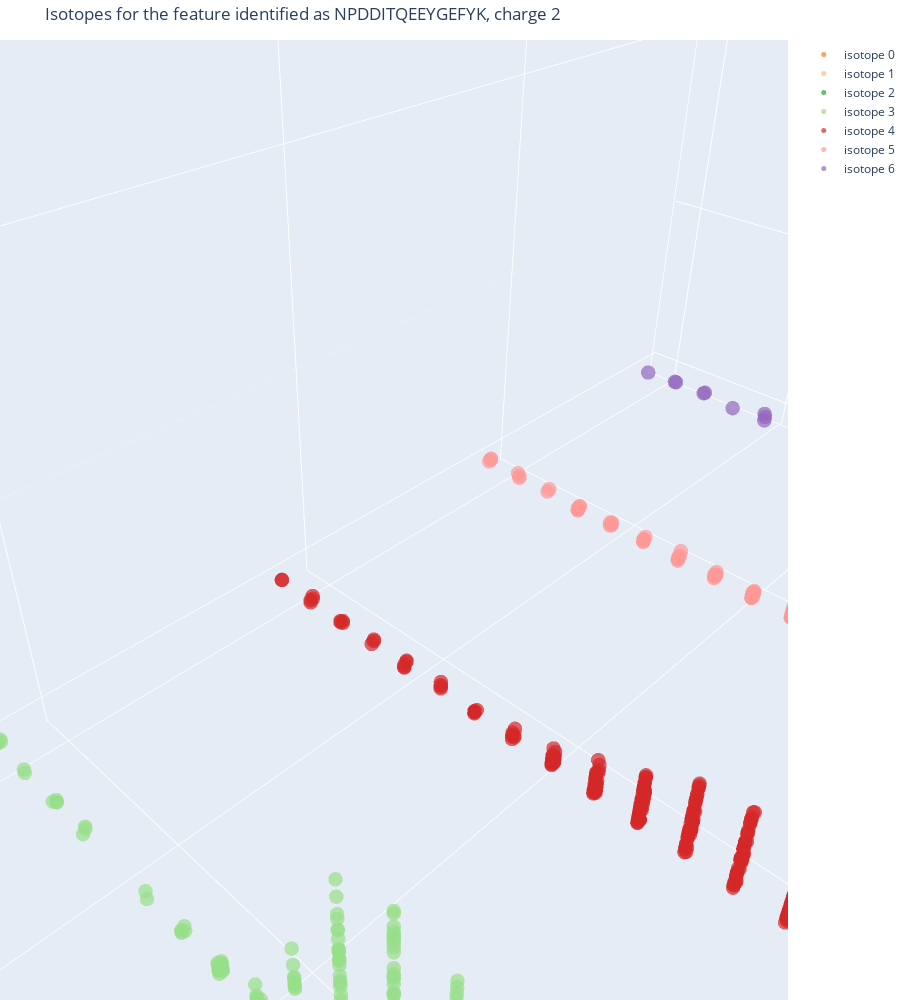

The code cell stored with this chart in its notebook:
### Code cell
import chart_studio.plotly as py
import plotly.graph_objs as go

traces = []

for isotope_idx in range(0,len(isotopes_df_l)):
    df = isotopes_df_l[isotope_idx]
    df["hover"] = df["mz"].map('{:,.2f} m/z'.format) + ', ' + df["scan"].map('{:,.0f} scan'.format) + ', ' + df["retention_time_secs"].map('RT {:.1f} secs'.format)
    if len(df) > 0:
        trace = go.Scatter3d(
            x = df.mz,
            y = df.retention_time_secs,
            z = df.intensity,
            mode = 'markers',
            marker = dict(
                size = 5,
                color = "rgb{}".format(tableau20_py[isotope_idx+2]),
                opacity = 0.7
            ),
            text = df.hover,
            hoverinfo = 'text',
            name = "isotope {}".format(isotope_idx)
        )
        traces.append((trace))

data = traces
layout = go.Layout(
    autosize=True,
    height=1000,
    title="Isotopes for the feature identified as {}, charge {}".format(metrics['sequence'], metrics['charge']),
    margin=dict(
        l=0,
        r=0,
        b=0,
        t=40
    ),
    scene = dict(
        xaxis = dict(
            title='m/z', autorange='reversed'),
        yaxis = dict(
            title='RT'),
        zaxis = dict(
            title='intensity'),
        aspectmode = "manual",
        aspectratio = dict( x = 10, y = 5, z = 5)
    )
)
fig = go.Figure(data=data, layout=layout)
fig.show()

### Figure 1 — Plotly figure (JSON) as saved in the notebook; plotly's stock layout.template omitted (floating-point values rounded to 4 significant figures; data arrays with more than 128 entries replaced by an {"elided": "..."} marker saying what was removed)
{"data": [{"hoverinfo": "text", "marker": {"color": "rgb(255, 127, 14)", "opacity": 0.7, "size": 5}, "mode": "markers", "name": "isotope 0", "text": {"elided": "856 str values"}, "type": "scatter3d", "x": {"elided": "856 float values"}, "y": {"elided": "856 float values"}, "z": {"elided": "856 int values"}}, {"hoverinfo": "text", "marker": {"color": "rgb(255, 187, 120)", "opacity": 0.7, "size": 5}, "mode": "markers", "name": "isotope 1", "text": {"elided": "878 str values"}, "type": "scatter3d", "x": {"elided": "878 float values"}, "y": {"elided": "878 float values"}, "z": {"elided": "878 int values"}}, {"hoverinfo": "text", "marker": {"color": "rgb(44, 160, 44)", "opacity": 0.7, "size": 5}, "mode": "markers", "name": "isotope 2", "text": {"elided": "420 str values"}, "type": "scatter3d", "x": {"elided": "420 float values"}, "y": {"elided": "420 float values"}, "z": {"elided": "420 int values"}}, {"hoverinfo": "text", "marker": {"color": "rgb(152, 223, 138)", "opacity": 0.7, "size": 5}, "mode": "markers", "name": "isotope 3", "text": {"elided": "489 str values"}, "type": "scatter3d", "x": {"elided": "489 float values"}, "y": {"elided": "489 float values"}, "z": {"elided": "489 int values"}}, {"hoverinfo": "text", "marker": {"color": "rgb(214, 39, 40)", "opacity": 0.7, "size": 5}, "mode": "markers", "name": "isotope 4", "text": {"elided": "416 str values"}, "type": "scatter3d", "x": {"elided": "416 float values"}, "y": {"elided": "416 float values"}, "z": {"elided": "416 int values"}}, {"hoverinfo": "text", "marker": {"color": "rgb(255, 152, 150)", "opacity": 0.7, "size": 5}, "mode": "markers", "name": "isotope 5", "text": {"elided": "265 str values"}, "type": "scatter3d", "x": {"elided": "265 float values"}, "y": {"elided": "265 float values"}, "z": {"elided": "265 int values"}}, {"hoverinfo": "text", "marker": {"color": "rgb(148, 103, 189)", "opacity": 0.7, "size": 5}, "mode": "markers", "name": "isotope 6", "text": ["927.41 m/z, 341 scan, RT 1866.4 secs", "927.41 m/z, 342 scan, RT 1867.5 secs", "927.41 m/z, 357 scan, RT 1865.9 secs", "927.41 m/z, 370 scan, RT 1865.9 secs", "927.41 m/z, 371 scan, RT 1867.5 secs", "927.41 m/z, 373 scan, RT 1866.4 secs", "927.41 m/z, 380 scan, RT 1867.5 secs", "927.41 m/z, 384 scan, RT 1866.4 secs", "927.41 m/z, 387 scan, RT 1866.9 secs", "927.41 m/z, 400 scan, RT 1866.9 secs", "927.41 m/z, 401 scan, RT 1866.9 secs", "927.41 m/z, 373 scan, RT 1859.5 secs", "927.41 m/z, 386 scan, RT 1860.0 secs", "927.41 m/z, 351 scan, RT 1869.6 secs", "927.41 m/z, 373 scan, RT 1868.5 secs", "927.41 m/z, 379 scan, RT 1868.5 secs", "927.41 m/z, 380 scan, RT 1869.0 secs", "927.41 m/z, 383 scan, RT 1868.0 secs", "927.41 m/z, 328 scan, RT 1864.3 secs", "927.41 m/z, 334 scan, RT 1863.2 secs", "927.41 m/z, 339 scan, RT 1861.6 secs", "927.41 m/z, 340 scan, RT 1862.7 secs", "927.41 m/z, 340 scan, RT 1864.3 secs", "927.41 m/z, 344 scan, RT 1863.2 secs", "927.41 m/z, 346 scan, RT 1864.8 secs", "927.41 m/z, 347 scan, RT 1861.1 secs", "927.41 m/z, 347 scan, RT 1863.2 secs", "927.41 m/z, 350 scan, RT 1863.2 secs", "927.41 m/z, 355 scan, RT 1864.3 secs", "927.41 m/z, 356 scan, RT 1865.3 secs", "927.41 m/z, 358 scan, RT 1863.7 secs", "927.41 m/z, 360 scan, RT 1864.8 secs", "927.41 m/z, 361 scan, RT 1864.3 secs", "927.41 m/z, 362 scan, RT 1865.3 secs", "927.41 m/z, 364 scan, RT 1862.7 secs", "927.41 m/z, 373 scan, RT 1863.2 secs", "927.41 m/z, 373 scan, RT 1864.8 secs", "927.41 m/z, 374 scan, RT 1864.3 secs", "927.41 m/z, 378 scan, RT 1863.7 secs", "927.41 m/z, 379 scan, RT 1862.7 secs", "927.41 m/z, 381 scan, RT 1862.7 secs", "927.41 m/z, 381 scan, RT 1864.3 secs", "927.41 m/z, 384 scan, RT 1863.7 secs", "927.41 m/z, 389 scan, RT 1863.2 secs", "927.41 m/z, 390 scan, RT 1863.7 secs", "927.41 m/z, 391 scan, RT 1862.7 secs", "927.41 m/z, 394 scan, RT 1863.7 secs", "927.41 m/z, 399 scan, RT 1863.7 secs", "927.41 m/z, 402 scan, RT 1864.8 secs", "927.41 m/z, 407 scan, RT 1863.2 secs", "927.41 m/z, 337 scan, RT 1858.5 secs", "927.41 m/z, 340 scan, RT 1859.0 secs", "927.41 m/z, 349 scan, RT 1866.9 secs", "927.41 m/z, 352 scan, RT 1866.4 secs", "927.41 m/z, 364 scan, RT 1865.9 secs", "927.41 m/z, 374 scan, RT 1866.4 secs", "927.41 m/z, 384 scan, RT 1865.9 secs", "927.41 m/z, 394 scan, RT 1867.5 secs", "927.41 m/z, 402 scan, RT 1866.9 secs", "927.41 m/z, 337 scan, RT 1860.0 secs", "927.41 m/z, 389 scan, RT 1860.0 secs", "927.41 m/z, 333 scan, RT 1869.6 secs", "927.41 m/z, 341 scan, RT 1868.5 secs", "927.41 m/z, 342 scan, RT 1868.0 secs", "927.41 m/z, 353 scan, RT 1869.6 secs", "927.41 m/z, 354 scan, RT 1868.0 secs", "927.41 m/z, 354 scan, RT 1869.6 secs", "927.41 m/z, 365 scan, RT 1868.0 secs", "927.41 m/z, 369 scan, RT 1868.5 secs", "927.41 m/z, 399 scan, RT 1869.0 secs", "927.41 m/z, 399 scan, RT 1869.6 secs", "927.41 m/z, 401 scan, RT 1868.5 secs", "927.41 m/z, 402 scan, RT 1868.5 secs", "927.41 m/z, 405 scan, RT 1868.5 secs", "927.41 m/z, 405 scan, RT 1869.0 secs", "927.41 m/z, 406 scan, RT 1869.6 secs", "927.41 m/z, 330 scan, RT 1864.8 secs", "927.41 m/z, 344 scan, RT 1862.2 secs", "927.41 m/z, 345 scan, RT 1864.8 secs", "927.41 m/z, 346 scan, RT 1860.6 secs", "927.41 m/z, 349 scan, RT 1863.2 secs", "927.41 m/z, 351 scan, RT 1863.7 secs", "927.41 m/z, 353 scan, RT 1864.3 secs", "927.41 m/z, 357 scan, RT 1863.2 secs", "927.41 m/z, 358 scan, RT 1864.8 secs", "927.41 m/z, 359 scan, RT 1864.3 secs", "927.41 m/z, 360 scan, RT 1862.2 secs", "927.41 m/z, 360 scan, RT 1863.7 secs", "927.41 m/z, 362 scan, RT 1864.8 secs", "927.41 m/z, 365 scan, RT 1864.3 secs", "927.41 m/z, 366 scan, RT 1864.3 secs", "927.41 m/z, 367 scan, RT 1864.3 secs", "927.41 m/z, 367 scan, RT 1864.8 secs", "927.41 m/z, 368 scan, RT 1863.7 secs", "927.41 m/z, 368 scan, RT 1865.3 secs", "927.41 m/z, 370 scan, RT 1865.3 secs", "927.41 m/z, 372 scan, RT 1863.7 secs", "927.41 m/z, 372 scan, RT 1865.3 secs", "927.41 m/z, 373 scan, RT 1864.3 secs", "927.41 m/z, 376 scan, RT 1864.8 secs", "927.41 m/z, 377 scan, RT 1863.2 secs", "927.41 m/z, 378 scan, RT 1862.7 secs", "927.41 m/z, 380 scan, RT 1864.8 secs", "927.41 m/z, 381 scan, RT 1863.7 secs", "927.41 m/z, 382 scan, RT 1864.3 secs", "927.41 m/z, 383 scan, RT 1863.2 secs", "927.41 m/z, 386 scan, RT 1864.3 secs", "927.41 m/z, 387 scan, RT 1861.1 secs", "927.41 m/z, 388 scan, RT 1863.2 secs", "927.41 m/z, 389 scan, RT 1860.6 secs", "927.41 m/z, 389 scan, RT 1863.7 secs", "927.41 m/z, 389 scan, RT 1864.3 secs", "927.41 m/z, 391 scan, RT 1864.3 secs", "927.41 m/z, 397 scan, RT 1861.6 secs", "927.41 m/z, 397 scan, RT 1863.2 secs", "927.41 m/z, 398 scan, RT 1861.1 secs", "927.41 m/z, 398 scan, RT 1865.3 secs", "927.41 m/z, 400 scan, RT 1865.3 secs", "927.41 m/z, 406 scan, RT 1861.6 secs", "927.41 m/z, 377 scan, RT 1859.0 secs", "927.41 m/z, 379 scan, RT 1858.5 secs", "927.41 m/z, 389 scan, RT 1857.9 secs"], "type": "scatter3d", "x": [927.4, 927.4, 927.4, 927.4, 927.4, 927.4, 927.4, 927.4, 927.4, 927.4, 927.4, 927.4, 927.4, 927.4, 927.4, 927.4, 927.4, 927.4, 927.4, 927.4, 927.4, 927.4, 927.4, 927.4, 927.4, 927.4, 927.4, 927.4, 927.4, 927.4, 927.4, 927.4, 927.4, 927.4, 927.4, 927.4, 927.4, 927.4, 927.4, 927.4, 927.4, 927.4, 927.4, 927.4, 927.4, 927.4, 927.4, 927.4, 927.4, 927.4, 927.4, 927.4, 927.4, 927.4, 927.4, 927.4, 927.4, 927.4, 927.4, 927.4, 927.4, 927.4, 927.4, 927.4, 927.4, 927.4, 927.4, 927.4, 927.4, 927.4, 927.4, 927.4, 927.4, 927.4, 927.4, 927.4, 927.4, 927.4, 927.4, 927.4, 927.4, 927.4, 927.4, 927.4, 927.4, 927.4, 927.4, 927.4, 927.4, 927.4, 927.4, 927.4, 927.4, 927.4, 927.4, 927.4, 927.4, 927.4, 927.4, 927.4, 927.4, 927.4, 927.4, 927.4, 927.4, 927.4, 927.4, 927.4, 927.4, 927.4, 927.4, 927.4, 927.4, 927.4, 927.4, 927.4, 927.4, 927.4, 927.4, 927.4, 927.4, 927.4], "y": [1866.0, 1867.0, 1866.0, 1866.0, 1867.0, 1866.0, 1867.0, 1866.0, 1867.0, 1867.0, 1867.0, 1860.0, 1860.0, 1870.0, 1869.0, 1869.0, 1869.0, 1868.0, 1864.0, 1863.0, 1862.0, 1863.0, 1864.0, 1863.0, 1865.0, 1861.0, 1863.0, 1863.0, 1864.0, 1865.0, 1864.0, 1865.0, 1864.0, 1865.0, 1863.0, 1863.0, 1865.0, 1864.0, 1864.0, 1863.0, 1863.0, 1864.0, 1864.0, 1863.0, 1864.0, 1863.0, 1864.0, 1864.0, 1865.0, 1863.0, 1858.0, 1859.0, 1867.0, 1866.0, 1866.0, 1866.0, 1866.0, 1867.0, 1867.0, 1860.0, 1860.0, 1870.0, 1869.0, 1868.0, 1870.0, 1868.0, 1870.0, 1868.0, 1869.0, 1869.0, 1870.0, 1869.0, 1869.0, 1869.0, 1869.0, 1870.0, 1865.0, 1862.0, 1865.0, 1861.0, 1863.0, 1864.0, 1864.0, 1863.0, 1865.0, 1864.0, 1862.0, 1864.0, 1865.0, 1864.0, 1864.0, 1864.0, 1865.0, 1864.0, 1865.0, 1865.0, 1864.0, 1865.0, 1864.0, 1865.0, 1863.0, 1863.0, 1865.0, 1864.0, 1864.0, 1863.0, 1864.0, 1861.0, 1863.0, 1861.0, 1864.0, 1864.0, 1864.0, 1862.0, 1863.0, 1861.0, 1865.0, 1865.0, 1862.0, 1859.0, 1858.0, 1858.0], "z": [108, 60, 33, 52, 37, 35, 71, 55, 38, 49, 67, 20, 108, 25, 62, 26, 96, 62, 67, 36, 41, 33, 136, 80, 49, 34, 59, 44, 54, 46, 51, 30, 46, 10, 41, 28, 163, 28, 19, 45, 9, 44, 42, 54, 37, 9, 45, 63, 21, 61, 60, 61, 9, 75, 55, 23, 10, 63, 84, 9, 55, 43, 85, 32, 25, 9, 34, 9, 99, 154, 73, 37, 154, 10, 89, 154, 37, 23, 40, 26, 53, 22, 23, 11, 37, 26, 28, 36, 12, 10, 104, 39, 34, 27, 24, 34, 53, 72, 38, 78, 89, 71, 99, 29, 71, 11, 45, 43, 22, 32, 39, 24, 10, 40, 21, 28, 37, 31, 29, 57, 43, 25]}], "layout": {"autosize": true, "height": 1000, "margin": {"b": 0, "l": 0, "r": 0, "t": 40}, "scene": {"aspectmode": "manual", "aspectratio": {"x": 10, "y": 5, "z": 5}, "xaxis": {"autorange": "reversed", "title": {"text": "m/z"}}, "yaxis": {"title": {"text": "RT"}}, "zaxis": {"title": {"text": "intensity"}}}, "title": {"text": "Isotopes for the feature identified as NPDDITQEEYGEFYK, charge 2"}}}
